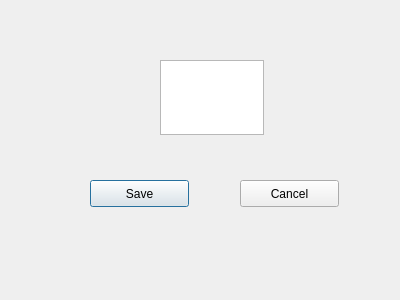
<?xml version="1.0" encoding="UTF-8"?>
<ui version="4.0">
 <class>MyeDialog</class>
 <widget class="QDialog" name="MyeDialog">
  <property name="geometry">
   <rect>
    <x>0</x>
    <y>0</y>
    <width>400</width>
    <height>300</height>
   </rect>
  </property>
  <property name="windowTitle">
   <string>Dialog</string>
  </property>
  <widget class="QPushButton" name="pushButton">
   <property name="geometry">
    <rect>
     <x>90</x>
     <y>180</y>
     <width>99</width>
     <height>27</height>
    </rect>
   </property>
   <property name="text">
    <string>Save</string>
   </property>
  </widget>
  <widget class="QPushButton" name="pushButton_2">
   <property name="geometry">
    <rect>
     <x>240</x>
     <y>180</y>
     <width>99</width>
     <height>27</height>
    </rect>
   </property>
   <property name="text">
    <string>Cancel</string>
   </property>
  </widget>
  <widget class="QTextEdit" name="textEdit">
   <property name="geometry">
    <rect>
     <x>160</x>
     <y>60</y>
     <width>104</width>
     <height>75</height>
    </rect>
   </property>
  </widget>
 </widget>
 <resources/>
 <connections/>
</ui>
